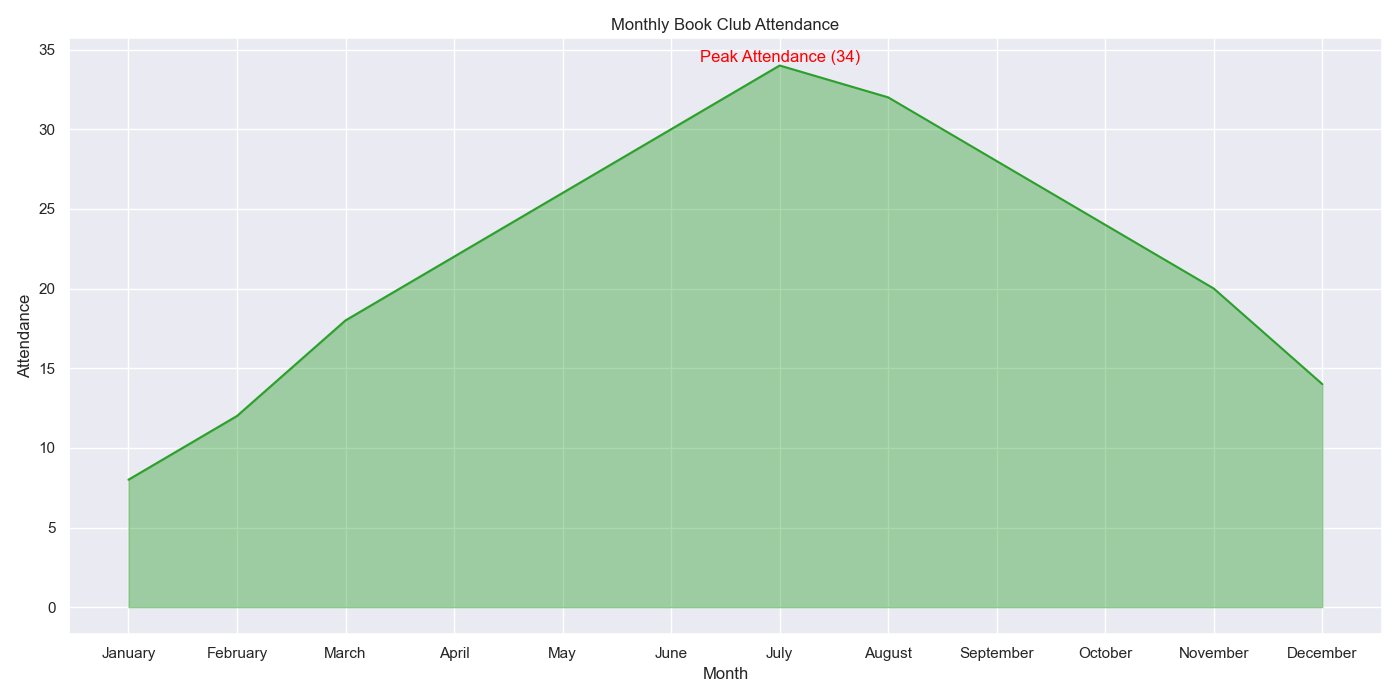

This chart was generated by the following Python code:

import seaborn as sns
import pandas as pd
import matplotlib.pyplot as plt

data = {
    'Month': ['January', 'February', 'March', 'April', 'May', 'June', 'July', 
              'August', 'September', 'October', 'November', 'December'],
    'Book_Club_Attendance': [8, 12, 18, 22, 26, 30, 34, 32, 28, 24, 20, 14]
}
df = pd.DataFrame(data)

df['Month'] = pd.Categorical(df['Month'], categories=data['Month'], ordered=True)

sns.set_theme()

plt.figure(figsize=(14, 7))
area_chart = sns.lineplot(data=df, x='Month', y='Book_Club_Attendance', sort=False, color='#2ca02c')
area_chart.fill_between(df['Month'], df['Book_Club_Attendance'], alpha=0.4, color='#2ca02c')

plt.text(x='July', y=34, s='Peak Attendance (34)', color='red', va='bottom', ha='center')

plt.title('Monthly Book Club Attendance')
plt.xlabel('Month')
plt.ylabel('Attendance')

plt.tight_layout()
plt.show()
